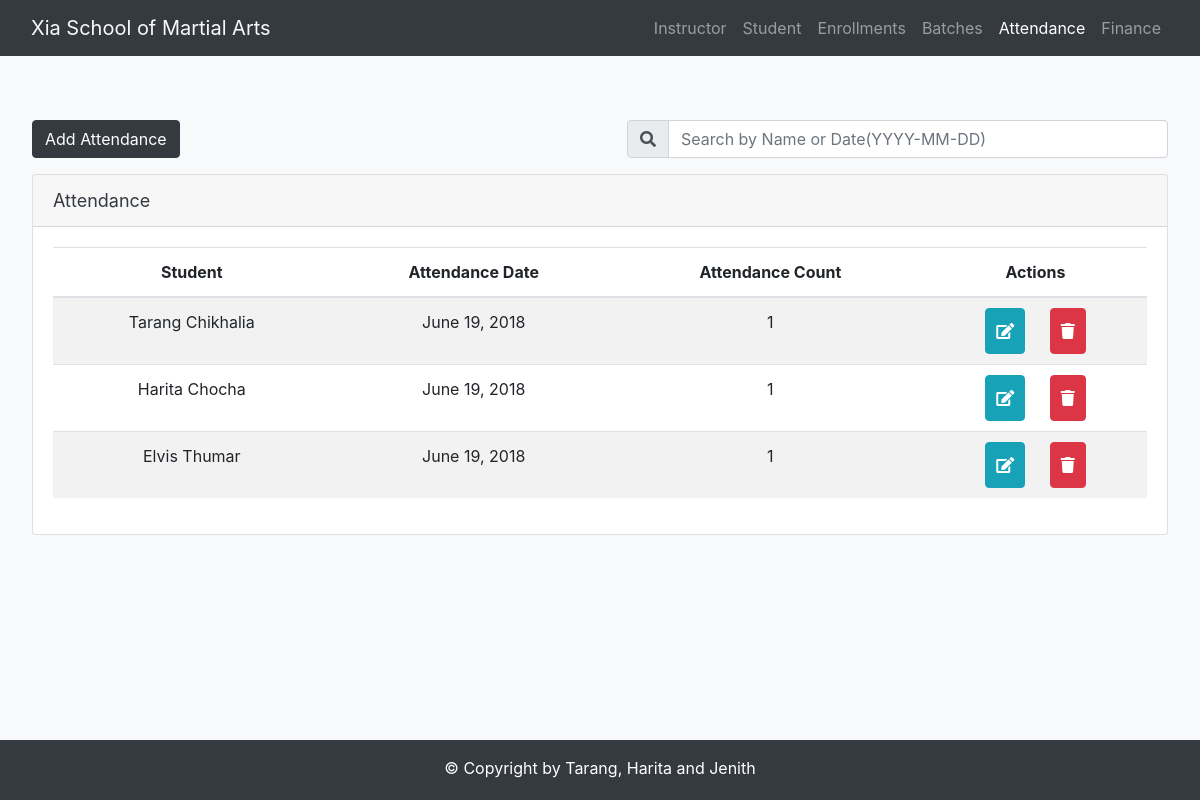
Screenshot of /attend/ with the database file from the repository.
### student/models.py (models this page shows, shortened)
class Attendance(models.Model):
    attendance_date = models.DateField(max_length=20, default=timezone.now)
    attendance_count = models.IntegerField(default=1)
    student = models.ForeignKey(Student,null=True, blank=True, on_delete=models.CASCADE, related_name='attendances')

class Student(models.Model):
    first_name = models.CharField(max_length=100)
    last_name = models.CharField(max_length=100)
    street_name = models.CharField(max_length=100, default="NA")
    city = models.CharField(max_length=100, default="NA")
    province = models.CharField(max_length=100, default="NA")
    postal_code = models.CharField(max_length=10, default="NA")
    date_of_birth = models.DateField()
    date_of_joining = models.DateField(default=timezone.now)
    phone_number = models.CharField(validators=[phone_regex], max_length=17, blank=True)
    rank = models.CharField(max_length=50, choices=BELT_COLOR, default='White')
    guardian = models.ForeignKey(Guardian, null=True, blank=True, on_delete=models.SET_NULL, related_name='children')
    def __str__(self):
        return self.first_name +" " + self.last_name

### student/views.py (the view)
# urls.py: path('attend/', views.AttendanceIndexView.as_view(), name='attend'),
class AttendanceIndexView(generic.ListView):
    template_name = 'student/attend.html'
    def get_queryset(self):
        return Attendance.objects.all()

### student/templates/student/attend.html (shortened to what this page needs)
{% extends 'student/base.html' %}
{% load staticfiles%}
{% block css %}
<link rel="stylesheet" href="{% static 'student\student.css' %}">
{% endblock %}
{% block activeattend %}active{% endblock %}
{% block body %}
<div class="jumbotron bg-light">
    <div class="row">
        <div class="col col-lg-12">
            <a class="btn btn-dark" href="{% url 'student:attend-add' %}" role="button">Add Attendance</a>
            <div class="form-group float-right">
                <form action="{% url 'student:attend-search' %}" method="GET" accept-charset="utf-8">
                    <div class="input-group">
                        <div class="input-group-prepend">
                            <i class="fa fa-search input-group-text" style="padding-top:10px;"></i>
                        </div>
                        <input
                                class="form-control"
                                type="text" name="q"
                                value="{{request.GET.q}}"
                                placeholder="Search by Name or Date(YYYY-MM-DD)"
                                style="width:500px;"/>
                    </div>
                </form>
            </div>
            <div style="margin-top:1em" class="card">
                <div class="card-header text-dark table-heading">Attendance</div>
                <div class="card-body panel-full">
                    <table class="table table-responsive-sm table-striped table-condensed sortable">
                        <thead>
                            <tr class="text-center">
                                <th align="center">Student</th>
                                <th align="center">Attendance Date</th>
                                <th align="center">Attendance Count</th>
                                <th align="center">Actions</th>
                            </tr>
                        </thead>
                        <tbody>
                            {% for attend in object_list %}
                            <tr class="text-center">
                                <td>{{ attend.student }}</td>
                                <td>{{ attend.attendance_date }}</td>
                                <td>{{ attend.attendance_count }}</td>
                                <td style="padding: 0px">
                                    <a class="btn btn-info click" style="display:'inline-block'" href="{% url 'student:attend-update' attend.id %}" role="button">
                                        <i class="fa fa-edit"></i>
                                    </a>
                                    <a class="btn btn-danger click" href="{% url 'student:attend-delete' attend.id %}" role="button">
                                        <i class="fa fa-trash"></i>
                                    </a>
                                </td>
                            </tr>
                            {% endfor %}
                        </tbody>
                    </table>
                </div>
            </div>
        </div>
    </div>
</div>
{% endblock %}

### student/static/student/student.css (style rules this page uses)
.table-heading { font-size: 18px; }
.click { padding: 10px; margin: 10px; }

### rows the page displays
Attendance: student "Tarang Chikhalia", attendance_date "June 19, 2018", attendance_count "1"
Attendance: student "Harita Chocha", attendance_date "June 19, 2018", attendance_count "1"
Attendance: student "Elvis Thumar", attendance_date "June 19, 2018", attendance_count "1"
